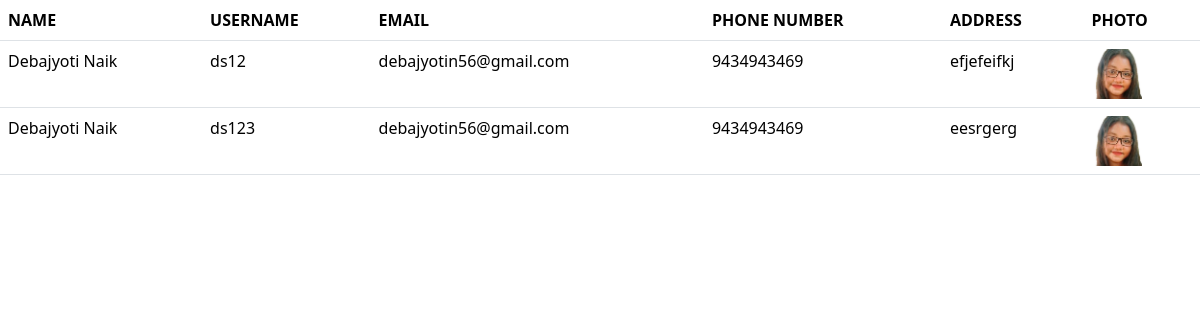
/users/, run on the app's committed database.
### app/models.py (models this page shows, shortened)
class Profile(models.Model):
    username = models.ForeignKey(User, on_delete=models.CASCADE)
    pno = models.CharField(max_length=50)
    add = models.TextField()
    photo = models.ImageField()

### app/views.py (the view)
# urls.py: path('users/', users, name='users')
def users(request):
    profiles = Profile.objects.all
    d = {'profiles':profiles}
    return render(request,'users.html', d)

### templates/users.html (shortened to what this page needs)
<!DOCTYPE html>
<html lang="en">
<head>
    <link href="https://cdn.jsdelivr.net/npm/bootstrap@5.3.3/dist/css/bootstrap.min.css" rel="stylesheet">
</head>
<body>
    <table class="table">
        <thead>
          <tr>
            <th scope="col">NAME</th>
            <th scope="col">USERNAME</th>
            <th scope="col">EMAIL</th>
            <th scope="col">PHONE NUMBER</th>
            <th scope="col">ADDRESS</th>
            <th scope="col">PHOTO</th>
          </tr>
        </thead>
        <tbody>
          {% for profile in profiles %}
          <tr>
            <td>{{profile.username.first_name}} {{profile.username.last_name}}</td>
            <td>{{profile.username.username}}</td>
            <td>{{profile.username.email}}</td>
            <td>{{profile.pno}}</td>
            <td>{{profile.add}}</td>
            <td><img src="{{profile.photo.url}}" alt=""></td>
          </tr>
          {% endfor%}
        </tbody>
      </table>
</body>
</html>

### templates/users.html (style rules this page uses)
img { height: 50px; width: 50px; }

### data on the page
Profile: username.first_name "Debajyoti", username.last_name "Naik", username.username "ds12", username.email "debajyotin56@gmail.com", pno "9434943469", add "efjefeifkj", photo (picture)
Profile: username.first_name "Debajyoti", username.last_name "Naik", username.username "ds123", username.email "debajyotin56@gmail.com", pno "9434943469", add "eesrgerg", photo (picture)
